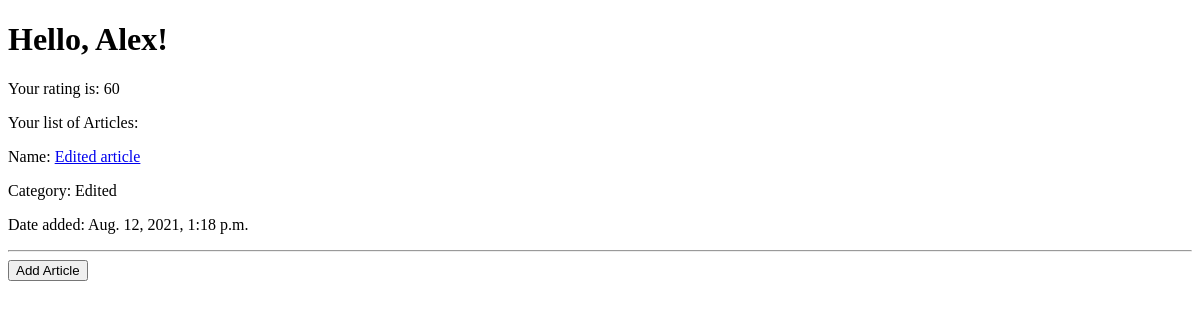
Before: /user/1/ with the older database file.
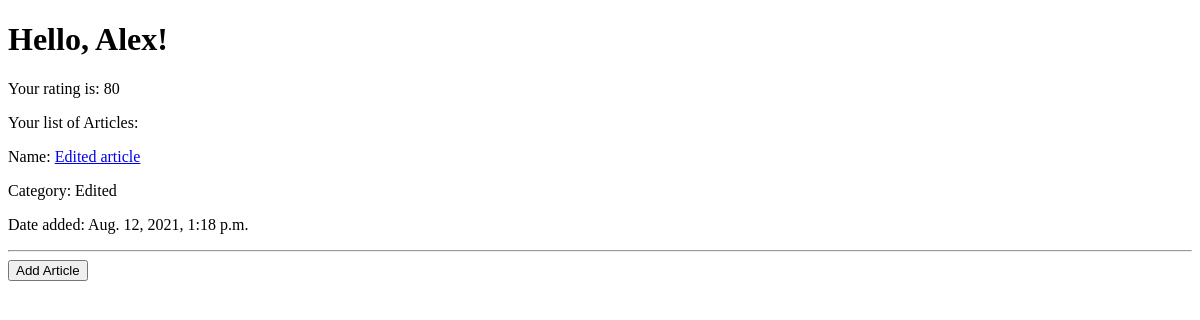
After: the same page with the newer database file.
### project/models.py (models this page shows)
class User(models.Model):
	username = models.CharField(unique=True, max_length=32, default="")
	email = models.EmailField(unique=True, default="")
	password = models.CharField(max_length=128, default="")
	category = models.CharField(max_length=32, default="")
	description = models.TextField(default="")
	date_registered = models.DateTimeField(auto_now_add=True)
	rating = models.IntegerField(default=0)

class Article(models.Model):
	author = models.ForeignKey(User, on_delete=models.SET("Deleted user"))
	content = models.TextField(default="")
	date_added = models.DateTimeField(auto_now_add=True)
	category = models.CharField(max_length=32, default="")
	name = models.CharField(max_length=128, default="")
	likes = models.IntegerField(default=0)
	dislikes = models.IntegerField(default=0)

### project/views.py (the view)
# urls.py: path("user/<int:id>/", user_page),
def user_page(request, id):
	user = User.objects.get(pk=id)
	try:
		articles = Article.objects.filter(author=user)
	except:
		articles = None
	if request.GET.get("Add") == "Add Article":
		address = "create_article/user/" + str(id) + "/"
		return redirect(address)
	return render(request, "user.html", context={"user": user, "articles": articles})

### templates/user.html (shortened to what this page needs)
<!DOCTYPE html>
<html>
<head>
</head>
<body>
	<h1>Hello, {{user.username}}!</h1>
	<p>Your rating is: {{user.rating}}</p>
	<p>Your list of Articles:</p>
	{% for i in articles %}
		<p>Name: <a class="nav-item nav-link" href="/article/{{i.id}}/user/{{user.id}}">{{i.name}}</a></p>
		<p>Category: {{i.category}}</p>
		<p>Date added: {{i.date_added}}</p>
		<hr>
	{% endfor %}
	<form method="GET", action="#"><input type="submit" name="Add", value="Add Article"></form>
</body>
</html>

Changed rows visible on the page:
changed User "Alex": rating "60" → "80"
